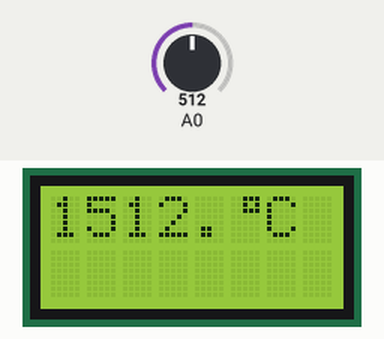
Recording of a sketch running on a simulated Arduino Mega 2560, built with avr-gcc and run on an emulated ATmega2560. On the bench: 8×2 character LCD. Inputs (shaded band) come from the test bench; at power-on: A0 = 512. What the sketch prints to the serial monitor is not drawn.

Above: at 1.2 s.
1.3 s: A0 set to 0
At 2.7 s:
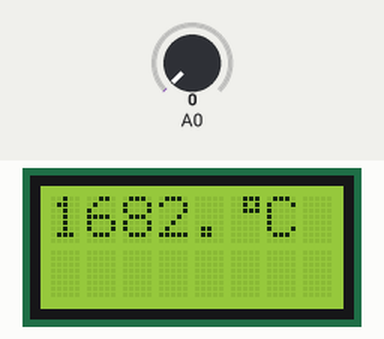
3.0 s: A0 set to 122
At 3.5 s:
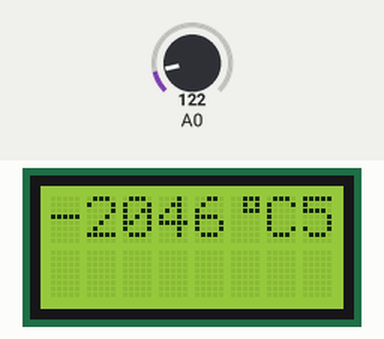
Timing chart, 0 to 6.0 s (numbered marks = the images above; inputs shaded):
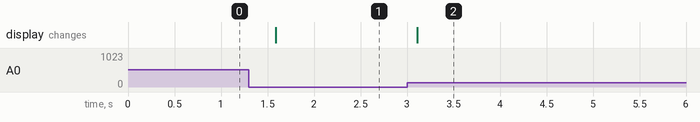

The sketch:

Arduino_mega_read_voltage_v2.ino
```cpp
#include <math.h>
#include <LiquidCrystal.h>

// initialize the library with the numbers of the interface pins
LiquidCrystal lcd(12, 11, 5, 4, 3, 2);

// NTC thermistors for temp measurement-B57861S

//float temps[]={-30.0, -25.0, -20.0, -15.0, -10.0, -5.0, 0.0, 5.0, 10.0, 15.0, 20.0, 25.0, 30.0, 35.0, 40.0, 45.0, 50.0, 55.0, 60.0, 65.0, 70.0, 75.0, 80.0, 85.0, 90.0, 95.0, 100.0};
//float RR[]={17.70, 13.04, 9.707, 7.293, 5.533, 4.232, 3.265, 2.539, 1.99, 1.571, 1.249, 1.0, 0.8057, 0.6531, 0.5327, 0.4369, 0.3603, 0.2986, 0.2488, 0.2083, 0.1752, 0.1481, 0.1258, 0.1072, 0.09177, 0.07885, 0.068};

long temps[]={-5500000, -5000000, -4500000, -4000000, -3500000,-3000000, -2500000, -2000000, -1500000, -1000000, -500000, 0, 500000, 1000000, 1500000, 2000000, 2500000, 3000000, 3500000, 4000000, 4500000, 5000000, 5500000, 6000000, 6500000, 7000000, 7500000, 8000000, 8500000, 9000000, 9500000, 10000000, 10500000, 11000000, 11500000, 12000000, 12500000, 13000000, 13500000, 14000000, 14500000, 15000000, 15500000};
long RR[]={9630000, 6701000, 4717000, 3365000, 2426000, 1770000, 1304000, 970700, 729300, 553300, 423200, 326500, 253900, 199000, 157100, 124900, 100000, 80570, 65310, 53270, 43690, 36030, 29860, 24880, 20830, 17520, 14810, 12580, 10720, 9177, 7885, 6800, 5886, 5112, 4454, 3893, 3417, 3009, 2654, 2348, 2083, 1853, 1653};

// Calibration data for the Arduino Mega2560 and the amplifier, voltage in millivolts
//float ard_volts[]={0.00, 0.05, 0.15, 0.25, 0.35, 0.45, 0.55, 0.65, 0.75, 0.85, 0.95, 1.05, 1.08, 1.09, 1.10, 1.107};
//int ard_bits[]={0, 41, 134, 227, 320, 413, 506, 598, 691, 784, 877, 970, 998, 1007, 1016, 1023};

byte temp[8] = {
  B00111,
  B00101,
  B00111,
};

int i;
float RR_float, temp_float;
long taeller, RR_int, temp_int, analog0, vals[]={};


void setup() {
  // set up the LCD's number of columns and rows:
  lcd.createChar(0, temp);
  lcd.begin(8, 2);

  // Open serial communications and wait for port to open:
  Serial.begin(9600);
  //analogReference(INTERNAL1V1);

}


void loop() {

  analog0 = analogRead(0);
  // Convert the corrected voltage to a temperature value
  RR_int = 102300000/analog0-100000;
  RR_float = 1023.0/(float)analog0-1.0;
  //Serial.println(String(RR_float));

  for (i = 0; i < sizeof(RR)-2; i++) {
    if (RR_int>=RR[i] && RR_int<=RR[i+1]) {
      temp_int = (RR_int-RR[i])*(temps[i+1]-temps[i])/(RR[i+1]-RR[i])+temps[i];
      //Serial.println(String(temp_int));
      // Alternative method
      //temp_int = map(RR_int,RR[i],RR[i+1],temps[i],temps[i+1]);
      temp_float=(float)temp_int/100000.0;
      //Serial.println(String(temp_float));
      break;
    }
  }

  // Minimize numbers of clears of the display
  // Only update when there has been change in the
  // temperature compared to the previous value.

  vals[taeller]=temp_int;
  if (taeller>0) {
    if (vals[taeller-1]!=vals[taeller]){
      lcd.clear();
    }
  }
  taeller++;

  // set the cursor to column 0, line 1
  // (note: line 1 is the second row, since counting begins with 0):

  lcd.clear();
  lcd.setCursor(0, 0);
  // print the number of seconds since reset:
  lcd.print(temp_float);

  lcd.setCursor(5, 0);
  lcd.write(byte(0));
  lcd.setCursor(6, 0);
  lcd.print("C");

  // Print to the serial port
  Serial.print(String(analog0));
  Serial.print(" ");
  Serial.print(String(RR_float));
  Serial.print(" ");
  Serial.println(String(temp_float));

  //double test = pow(2.27377e+2,5)*pow(2.27377e+2,-5);
  //Serial.println(String(test));
  delay(500);
  //test_bit_Temp_accuracy++;

}
```

Measured:
- after the input at 1.3 s, the display: changes after 0.29 s (image 1)
- after the input at 3.0 s, the display: changes after 0.11 s (image 2)
